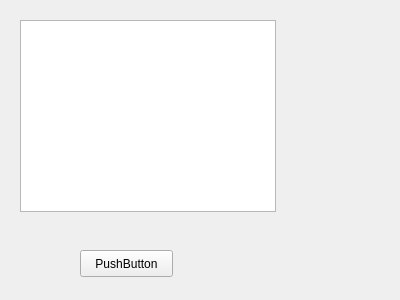
<?xml version="1.0" encoding="UTF-8"?>
<ui version="4.0">
 <class>Widget</class>
 <widget class="QWidget" name="Widget">
  <property name="geometry">
   <rect>
    <x>0</x>
    <y>0</y>
    <width>400</width>
    <height>300</height>
   </rect>
  </property>
  <property name="windowTitle">
   <string>Widget</string>
  </property>
  <widget class="QPushButton" name="pushButton">
   <property name="geometry">
    <rect>
     <x>80</x>
     <y>250</y>
     <width>93</width>
     <height>27</height>
    </rect>
   </property>
   <property name="text">
    <string>PushButton</string>
   </property>
  </widget>
  <widget class="QTextBrowser" name="textBrowser">
   <property name="geometry">
    <rect>
     <x>20</x>
     <y>20</y>
     <width>256</width>
     <height>192</height>
    </rect>
   </property>
  </widget>
  <zorder>textBrowser</zorder>
  <zorder>pushButton</zorder>
 </widget>
 <layoutdefault spacing="6" margin="11"/>
 <resources/>
 <connections/>
</ui>
